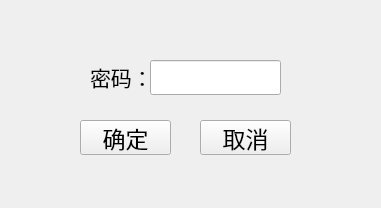
<?xml version="1.0" encoding="UTF-8"?>
<ui version="4.0">
 <class>PassWordUI</class>
 <widget class="QWidget" name="PassWordUI">
  <property name="geometry">
   <rect>
    <x>0</x>
    <y>0</y>
    <width>381</width>
    <height>208</height>
   </rect>
  </property>
  <property name="windowTitle">
   <string>PassWordUI</string>
  </property>
  <widget class="QPushButton" name="pushButton_confirm">
   <property name="geometry">
    <rect>
     <x>80</x>
     <y>120</y>
     <width>91</width>
     <height>35</height>
    </rect>
   </property>
   <property name="font">
    <font>
     <family>宋体</family>
     <pointsize>17</pointsize>
     <weight>50</weight>
     <bold>false</bold>
    </font>
   </property>
   <property name="text">
    <string>确定</string>
   </property>
  </widget>
  <widget class="QPushButton" name="pushButton_cancel">
   <property name="geometry">
    <rect>
     <x>200</x>
     <y>120</y>
     <width>91</width>
     <height>35</height>
    </rect>
   </property>
   <property name="font">
    <font>
     <family>宋体</family>
     <pointsize>17</pointsize>
    </font>
   </property>
   <property name="text">
    <string>取消</string>
   </property>
  </widget>
  <widget class="QLabel" name="label">
   <property name="geometry">
    <rect>
     <x>90</x>
     <y>60</y>
     <width>61</width>
     <height>35</height>
    </rect>
   </property>
   <property name="font">
    <font>
     <family>宋体</family>
     <pointsize>17</pointsize>
     <weight>50</weight>
     <bold>false</bold>
    </font>
   </property>
   <property name="text">
    <string>&lt;html&gt;&lt;head/&gt;&lt;body&gt;&lt;p&gt;&lt;span style=&quot; font-size:16pt;&quot;&gt;密码：&lt;/span&gt;&lt;/p&gt;&lt;/body&gt;&lt;/html&gt;</string>
   </property>
   <property name="alignment">
    <set>Qt::AlignCenter</set>
   </property>
  </widget>
  <widget class="QLineEdit" name="lineEdit_pswd">
   <property name="geometry">
    <rect>
     <x>150</x>
     <y>60</y>
     <width>131</width>
     <height>35</height>
    </rect>
   </property>
  </widget>
 </widget>
 <layoutdefault spacing="6" margin="11"/>
 <resources/>
 <connections/>
</ui>
